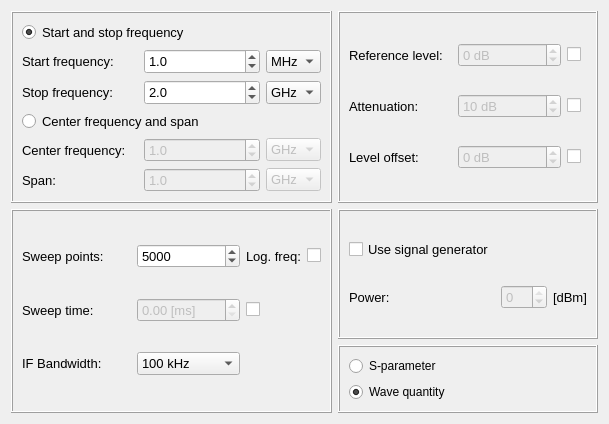
     <widget class="QWidget" name="VNA_tab">
      <attribute name="title">
       <string>VNA</string>
      </attribute>
      <layout class="QGridLayout" name="gridLayout_11">
       <item row="0" column="1" rowspan="2">
        <widget class="QFrame" name="frequencyFrame_VNA">
         <property name="minimumSize">
          <size>
           <width>0</width>
           <height>165</height>
          </size>
         </property>
         <property name="font">
          <font>
           <pointsize>12</pointsize>
          </font>
         </property>
         <property name="frameShape">
          <enum>QFrame::Box</enum>
         </property>
         <property name="frameShadow">
          <enum>QFrame::Raised</enum>
         </property>
         <layout class="QGridLayout" name="gridLayout_5">
          <item row="5" column="1">
           <widget class="QDoubleSpinBox" name="start_freq_value_VNA">
            <property name="sizePolicy">
             <sizepolicy hsizetype="Ignored" vsizetype="Fixed">
              <horstretch>0</horstretch>
              <verstretch>0</verstretch>
             </sizepolicy>
            </property>
            <property name="minimumSize">
             <size>
              <width>0</width>
              <height>25</height>
             </size>
            </property>
            <property name="font">
             <font>
              <pointsize>10</pointsize>
             </font>
            </property>
            <property name="decimals">
             <number>1</number>
            </property>
            <property name="minimum">
             <double>0.100000000000000</double>
            </property>
            <property name="maximum">
             <double>1000000.000000000000000</double>
            </property>
            <property name="value">
             <double>1.000000000000000</double>
            </property>
           </widget>
          </item>
          <item row="6" column="1">
           <widget class="QDoubleSpinBox" name="stop_freq_value_VNA">
            <property name="minimumSize">
             <size>
              <width>0</width>
              <height>25</height>
             </size>
            </property>
            <property name="font">
             <font>
              <pointsize>10</pointsize>
             </font>
            </property>
            <property name="decimals">
             <number>1</number>
            </property>
            <property name="minimum">
             <double>0.100000000000000</double>
            </property>
            <property name="maximum">
             <double>999.899999999999977</double>
            </property>
            <property name="value">
             <double>2.000000000000000</double>
            </property>
           </widget>
          </item>
          <item row="6" column="2">
           <widget class="QComboBox" name="stop_freq_unit_VNA">
            <property name="sizePolicy">
             <sizepolicy hsizetype="Fixed" vsizetype="Fixed">
              <horstretch>0</horstretch>
              <verstretch>0</verstretch>
             </sizepolicy>
            </property>
            <property name="font">
             <font>
              <pointsize>10</pointsize>
             </font>
            </property>
            <item>
             <property name="text">
              <string>GHz</string>
             </property>
            </item>
            <item>
             <property name="text">
              <string>MHz</string>
             </property>
            </item>
            <item>
             <property name="text">
              <string>kHz</string>
             </property>
            </item>
            <item>
             <property name="text">
              <string>Hz</string>
             </property>
            </item>
           </widget>
          </item>
          <item row="7" column="0" colspan="2">
           <widget class="QRadioButton" name="center_span_radiobutton_VNA">
            <property name="font">
             <font>
              <pointsize>10</pointsize>
             </font>
            </property>
            <property name="toolTipDuration">
             <number>0</number>
            </property>
            <property name="text">
             <string>Center frequency and span</string>
            </property>
            <property name="checked">
             <bool>false</bool>
            </property>
           </widget>
          </item>
          <item row="9" column="1">
           <widget class="QDoubleSpinBox" name="span_freq_value_VNA">
            <property name="enabled">
             <bool>false</bool>
            </property>
            <property name="font">
             <font>
              <pointsize>10</pointsize>
             </font>
            </property>
            <property name="decimals">
             <number>1</number>
            </property>
            <property name="minimum">
             <double>0.100000000000000</double>
            </property>
            <property name="value">
             <double>1.000000000000000</double>
            </property>
           </widget>
          </item>
          <item row="5" column="2">
           <widget class="QComboBox" name="start_freq_unit_VNA">
            <property name="font">
             <font>
              <pointsize>10</pointsize>
             </font>
            </property>
            <property name="currentIndex">
             <number>1</number>
            </property>
            <item>
             <property name="text">
              <string>GHz</string>
             </property>
            </item>
            <item>
             <property name="text">
              <string>MHz</string>
             </property>
            </item>
            <item>
             <property name="text">
              <string>kHz</string>
             </property>
            </item>
            <item>
             <property name="text">
              <string>Hz</string>
             </property>
            </item>
           </widget>
          </item>
          <item row="4" column="0" colspan="3">
           <widget class="QRadioButton" name="start_stop_radiobutton_VNA">
            <property name="font">
             <font>
              <pointsize>10</pointsize>
             </font>
            </property>
            <property name="text">
             <string>Start and stop frequency</string>
            </property>
            <property name="checked">
             <bool>true</bool>
            </property>
           </widget>
          </item>
          <item row="5" column="0">
           <widget class="QLabel" name="label_17">
            <property name="font">
             <font>
              <pointsize>10</pointsize>
             </font>
            </property>
            <property name="text">
             <string>Start frequency:</string>
            </property>
           </widget>
          </item>
          <item row="8" column="1">
           <widget class="QDoubleSpinBox" name="center_freq_value_VNA">
            <property name="enabled">
             <bool>false</bool>
            </property>
            <property name="font">
             <font>
              <pointsize>10</pointsize>
             </font>
            </property>
            <property name="decimals">
             <number>1</number>
            </property>
            <property name="minimum">
             <double>0.100000000000000</double>
            </property>
            <property name="value">
             <double>1.000000000000000</double>
            </property>
           </widget>
          </item>
          <item row="8" column="0">
           <widget class="QLabel" name="label_19">
            <property name="font">
             <font>
              <pointsize>10</pointsize>
             </font>
            </property>
            <property name="text">
             <string>Center frequency:</string>
            </property>
           </widget>
          </item>
          <item row="9" column="0">
           <widget class="QLabel" name="label_21">
            <property name="font">
             <font>
              <pointsize>10</pointsize>
             </font>
            </property>
            <property name="text">
             <string>Span:</string>
            </property>
           </widget>
          </item>
          <item row="6" column="0">
           <widget class="QLabel" name="label_20">
            <property name="font">
             <font>
              <pointsize>10</pointsize>
             </font>
            </property>
            <property name="text">
             <string>Stop frequency:</string>
            </property>
           </widget>
          </item>
          <item row="9" column="2">
           <widget class="QComboBox" name="span_freq_unit_VNA">
            <property name="enabled">
             <bool>false</bool>
            </property>
            <property name="font">
             <font>
              <pointsize>10</pointsize>
             </font>
            </property>
            <item>
             <property name="text">
              <string>GHz</string>
             </property>
            </item>
            <item>
             <property name="text">
              <string>MHz</string>
             </property>
            </item>
            <item>
             <property name="text">
              <string>kHz</string>
             </property>
            </item>
            <item>
             <property name="text">
              <string>Hz</string>
             </property>
            </item>
           </widget>
          </item>
          <item row="8" column="2">
           <widget class="QComboBox" name="center_freq_unit_VNA">
            <property name="enabled">
             <bool>false</bool>
            </property>
            <property name="font">
             <font>
              <pointsize>10</pointsize>
             </font>
            </property>
            <item>
             <property name="text">
              <string>GHz</string>
             </property>
            </item>
            <item>
             <property name="text">
              <string>MHz</string>
             </property>
            </item>
            <item>
             <property name="text">
              <string>kHz</string>
             </property>
            </item>
            <item>
             <property name="text">
              <string>Hz</string>
             </property>
            </item>
           </widget>
          </item>
         </layout>
        </widget>
       </item>
       <item row="0" column="2" rowspan="2">
        <widget class="QFrame" name="amplitudeFrame_VNA">
         <property name="frameShape">
          <enum>QFrame::Box</enum>
         </property>
         <property name="frameShadow">
          <enum>QFrame::Raised</enum>
         </property>
         <layout class="QGridLayout" name="gridLayout_8">
          <item row="4" column="3">
           <widget class="QCheckBox" name="leveloffset_checkbox_VNA">
            <property name="text">
             <string/>
            </property>
           </widget>
          </item>
          <item row="3" column="1">
           <widget class="QLabel" name="label_23">
            <property name="font">
             <font>
              <pointsize>10</pointsize>
             </font>
            </property>
            <property name="frameShape">
             <enum>QFrame::NoFrame</enum>
            </property>
            <property name="midLineWidth">
             <number>1</number>
            </property>
            <property name="text">
             <string>Attenuation:</string>
            </property>
           </widget>
          </item>
          <item row="2" column="3">
           <widget class="QCheckBox" name="referencelevel_checkbox_VNA">
            <property name="maximumSize">
             <size>
              <width>20</width>
              <height>16777215</height>
             </size>
            </property>
            <property name="text">
             <string notr="true"/>
            </property>
            <property name="tristate">
             <bool>false</bool>
            </property>
           </widget>
          </item>
          <item row="4" column="2">
           <widget class="QSpinBox" name="leveloffset_spinbox_VNA">
            <property name="enabled">
             <bool>false</bool>
            </property>
            <property name="font">
             <font>
              <pointsize>10</pointsize>
             </font>
            </property>
            <property name="wrapping">
             <bool>false</bool>
            </property>
            <property name="alignment">
             <set>Qt::AlignLeading|Qt::AlignLeft|Qt::AlignVCenter</set>
            </property>
            <property name="suffix">
             <string> dB</string>
            </property>
            <property name="minimum">
             <number>-100</number>
            </property>
            <property name="maximum">
             <number>100</number>
            </property>
           </widget>
          </item>
          <item row="3" column="3">
           <widget class="QCheckBox" name="attenuation_checkbox_VNA">
            <property name="text">
             <string/>
            </property>
           </widget>
          </item>
          <item row="3" column="2">
           <widget class="QSpinBox" name="attenuation_spinbox_VNA">
            <property name="enabled">
             <bool>false</bool>
            </property>
            <property name="font">
             <font>
              <pointsize>10</pointsize>
             </font>
            </property>
            <property name="wrapping">
             <bool>false</bool>
            </property>
            <property name="alignment">
             <set>Qt::AlignLeading|Qt::AlignLeft|Qt::AlignVCenter</set>
            </property>
            <property name="suffix">
             <string> dB</string>
            </property>
            <property name="minimum">
             <number>-100</number>
            </property>
            <property name="maximum">
             <number>100</number>
            </property>
            <property name="value">
             <number>10</number>
            </property>
           </widget>
          </item>
          <item row="2" column="1">
           <widget class="QLabel" name="label_25">
            <property name="font">
             <font>
              <pointsize>10</pointsize>
             </font>
            </property>
            <property name="autoFillBackground">
             <bool>false</bool>
            </property>
            <property name="frameShape">
             <enum>QFrame::NoFrame</enum>
            </property>
            <property name="midLineWidth">
             <number>1</number>
            </property>
            <property name="text">
             <string>Reference level:</string>
            </property>
           </widget>
          </item>
          <item row="2" column="2">
           <widget class="QSpinBox" name="referencelevel_spinbox_VNA">
            <property name="enabled">
             <bool>false</bool>
            </property>
            <property name="sizePolicy">
             <sizepolicy hsizetype="Ignored" vsizetype="Fixed">
              <horstretch>0</horstretch>
              <verstretch>0</verstretch>
             </sizepolicy>
            </property>
            <property name="font">
             <font>
              <pointsize>10</pointsize>
             </font>
            </property>
            <property name="wrapping">
             <bool>false</bool>
            </property>
            <property name="alignment">
             <set>Qt::AlignLeading|Qt::AlignLeft|Qt::AlignVCenter</set>
            </property>
            <property name="suffix">
             <string> dB</string>
            </property>
            <property name="minimum">
             <number>-100</number>
            </property>
            <property name="maximum">
             <number>100</number>
            </property>
           </widget>
          </item>
          <item row="4" column="1">
           <widget class="QLabel" name="label_22">
            <property name="font">
             <font>
              <pointsize>10</pointsize>
             </font>
            </property>
            <property name="frameShape">
             <enum>QFrame::NoFrame</enum>
            </property>
            <property name="midLineWidth">
             <number>1</number>
            </property>
            <property name="text">
             <string>Level offset:</string>
            </property>
           </widget>
          </item>
         </layout>
        </widget>
       </item>
       <item row="2" column="2">
        <widget class="QFrame" name="sweep_gridFrame_VNA_2">
         <property name="minimumSize">
          <size>
           <width>0</width>
           <height>130</height>
          </size>
         </property>
         <property name="maximumSize">
          <size>
           <width>16777215</width>
           <height>200</height>
          </size>
         </property>
         <property name="frameShape">
          <enum>QFrame::Box</enum>
         </property>
         <property name="frameShadow">
          <enum>QFrame::Raised</enum>
         </property>
         <layout class="QGridLayout" name="gridLayout_10">
          <item row="1" column="2">
           <widget class="QSpinBox" name="signalGen_power_value">
            <property name="enabled">
             <bool>false</bool>
            </property>
            <property name="font">
             <font>
              <pointsize>10</pointsize>
             </font>
            </property>
            <property name="wrapping">
             <bool>false</bool>
            </property>
            <property name="alignment">
             <set>Qt::AlignLeading|Qt::AlignLeft|Qt::AlignVCenter</set>
            </property>
            <property name="minimum">
             <number>-99</number>
            </property>
            <property name="maximum">
             <number>0</number>
            </property>
           </widget>
          </item>
          <item row="0" column="0">
           <widget class="QCheckBox" name="use_signalGen_checkbox">
            <property name="font">
             <font>
              <pointsize>10</pointsize>
             </font>
            </property>
            <property name="text">
             <string>Use signal generator</string>
            </property>
           </widget>
          </item>
          <item row="1" column="0">
           <widget class="QLabel" name="label_34">
            <property name="font">
             <font>
              <pointsize>10</pointsize>
             </font>
            </property>
            <property name="frameShape">
             <enum>QFrame::NoFrame</enum>
            </property>
            <property name="midLineWidth">
             <number>1</number>
            </property>
            <property name="text">
             <string>Power:</string>
            </property>
           </widget>
          </item>
          <item row="1" column="3">
           <widget class="QLabel" name="label_35">
            <property name="enabled">
             <bool>true</bool>
            </property>
            <property name="font">
             <font>
              <pointsize>10</pointsize>
             </font>
            </property>
            <property name="text">
             <string>[dBm]</string>
            </property>
           </widget>
          </item>
         </layout>
        </widget>
       </item>
       <item row="3" column="2">
        <widget class="QFrame" name="frame">
         <property name="frameShape">
          <enum>QFrame::Box</enum>
         </property>
         <property name="frameShadow">
          <enum>QFrame::Raised</enum>
         </property>
         <layout class="QGridLayout" name="gridLayout_6">
          <item row="0" column="0">
           <widget class="QRadioButton" name="VNA_option_a_radio">
            <property name="text">
             <string>S-parameter</string>
            </property>
            <property name="checked">
             <bool>false</bool>
            </property>
           </widget>
          </item>
          <item row="1" column="0">
           <widget class="QRadioButton" name="VNA_option_b_radio">
            <property name="text">
             <string>Wave quantity</string>
            </property>
            <property name="checked">
             <bool>true</bool>
            </property>
           </widget>
          </item>
         </layout>
        </widget>
       </item>
       <item row="2" column="1" rowspan="2">
        <widget class="QFrame" name="videoBW_Frame_VNA">
         <property name="minimumSize">
          <size>
           <width>0</width>
           <height>130</height>
          </size>
         </property>
         <property name="font">
          <font>
           <pointsize>10</pointsize>
          </font>
         </property>
         <property name="frameShape">
          <enum>QFrame::Box</enum>
         </property>
         <property name="frameShadow">
          <enum>QFrame::Raised</enum>
         </property>
         <layout class="QGridLayout" name="gridLayout_9">
          <item row="0" column="0">
           <widget class="QLabel" name="label_29">
            <property name="font">
             <font>
              <pointsize>10</pointsize>
             </font>
            </property>
            <property name="text">
             <string>Sweep points:</string>
            </property>
           </widget>
          </item>
          <item row="0" column="2">
           <widget class="QLabel" name="label_24">
            <property name="font">
             <font>
              <pointsize>10</pointsize>
             </font>
            </property>
            <property name="text">
             <string>Log. freq:</string>
            </property>
           </widget>
          </item>
          <item row="2" column="0">
           <widget class="QLabel" name="label_28">
            <property name="font">
             <font>
              <pointsize>10</pointsize>
             </font>
            </property>
            <property name="frameShape">
             <enum>QFrame::NoFrame</enum>
            </property>
            <property name="midLineWidth">
             <number>1</number>
            </property>
            <property name="text">
             <string>Sweep time:</string>
            </property>
           </widget>
          </item>
          <item row="4" column="0">
           <widget class="QLabel" name="label_31">
            <property name="font">
             <font>
              <pointsize>10</pointsize>
             </font>
            </property>
            <property name="text">
             <string>IF Bandwidth:        </string>
            </property>
           </widget>
          </item>
          <item row="4" column="1">
           <widget class="QComboBox" name="resolutionBW_comboBox_VNA">
            <property name="currentIndex">
             <number>4</number>
            </property>
            <item>
             <property name="text">
              <string>1 MHz</string>
             </property>
            </item>
            <item>
             <property name="text">
              <string>500 kHz</string>
             </property>
            </item>
            <item>
             <property name="text">
              <string>300 kHz</string>
             </property>
            </item>
            <item>
             <property name="text">
              <string>200 kHz</string>
             </property>
            </item>
            <item>
             <property name="text">
              <string>100 kHz</string>
             </property>
            </item>
            <item>
             <property name="text">
              <string>50 kHz</string>
             </property>
            </item>
            <item>
             <property name="text">
              <string>30 kHz</string>
             </property>
            </item>
            <item>
             <property name="text">
              <string>20 kHz</string>
             </property>
            </item>
            <item>
             <property name="text">
              <string>10 kHz</string>
             </property>
            </item>
            <item>
             <property name="text">
              <string>5 kHz</string>
             </property>
            </item>
            <item>
             <property name="text">
              <string>3 kHz</string>
             </property>
            </item>
            <item>
             <property name="text">
              <string>2 kHz</string>
             </property>
            </item>
            <item>
             <property name="text">
              <string>1 kHz</string>
             </property>
            </item>
            <item>
             <property name="text">
              <string>500 Hz</string>
             </property>
            </item>
            <item>
             <property name="text">
              <string>300 Hz</string>
             </property>
            </item>
            <item>
             <property name="text">
              <string>200 Hz</string>
             </property>
            </item>
            <item>
             <property name="text">
              <string>100 Hz</string>
             </property>
            </item>
            <item>
             <property name="text">
              <string>50 Hz</string>
             </property>
            </item>
            <item>
             <property name="text">
              <string>30 Hz</string>
             </property>
            </item>
            <item>
             <property name="text">
              <string>20 Hz</string>
             </property>
            </item>
            <item>
             <property name="text">
              <string>10 Hz</string>
             </property>
            </item>
            <item>
             <property name="text">
              <string>5 Hz</string>
             </property>
            </item>
            <item>
             <property name="text">
              <string>3 Hz</string>
             </property>
            </item>
            <item>
             <property name="text">
              <string>2 Hz</string>
             </property>
            </item>
            <item>
             <property name="text">
              <string>1 Hz</string>
             </property>
            </item>
           </widget>
          </item>
          <item row="0" column="1">
           <widget class="QSpinBox" name="sweep_points_spinbox_VNA">
            <property name="font">
             <font>
              <pointsize>10</pointsize>
             </font>
            </property>
            <property name="maximum">
             <number>99000</number>
            </property>
            <property name="value">
             <number>5000</number>
            </property>
           </widget>
          </item>
          <item row="2" column="1">
           <widget class="QDoubleSpinBox" name="sweepTime_spinbox_VNA">
            <property name="enabled">
             <bool>false</bool>
            </property>
            <property name="font">
             <font>
              <pointsize>10</pointsize>
             </font>
            </property>
            <property name="wrapping">
             <bool>false</bool>
            </property>
            <property name="alignment">
             <set>Qt::AlignLeading|Qt::AlignLeft|Qt::AlignVCenter</set>
            </property>
            <property name="prefix">
             <string/>
            </property>
            <property name="suffix">
             <string> [ms]</string>
            </property>
            <property name="maximum">
             <double>1000.000000000000000</double>
            </property>
           </widget>
          </item>
          <item row="2" column="2">
           <widget class="QCheckBox" name="sweepTime_checkbox_VNA">
            <property name="maximumSize">
             <size>
              <width>20</width>
              <height>16777215</height>
             </size>
            </property>
            <property name="font">
             <font>
              <pointsize>10</pointsize>
             </font>
            </property>
            <property name="text">
             <string/>
            </property>
           </widget>
          </item>
          <item row="0" column="3">
           <widget class="QCheckBox" name="scaleCheckbox_VNA">
            <property name="sizePolicy">
             <sizepolicy hsizetype="Fixed" vsizetype="Fixed">
              <horstretch>0</horstretch>
              <verstretch>0</verstretch>
             </sizepolicy>
            </property>
            <property name="font">
             <font>
              <pointsize>10</pointsize>
             </font>
            </property>
            <property name="locale">
             <locale language="English" country="Denmark"/>
            </property>
            <property name="text">
             <string/>
            </property>
            <property name="checked">
             <bool>false</bool>
            </property>
           </widget>
          </item>
         </layout>
        </widget>
       </item>
      </layout>
     </widget>
